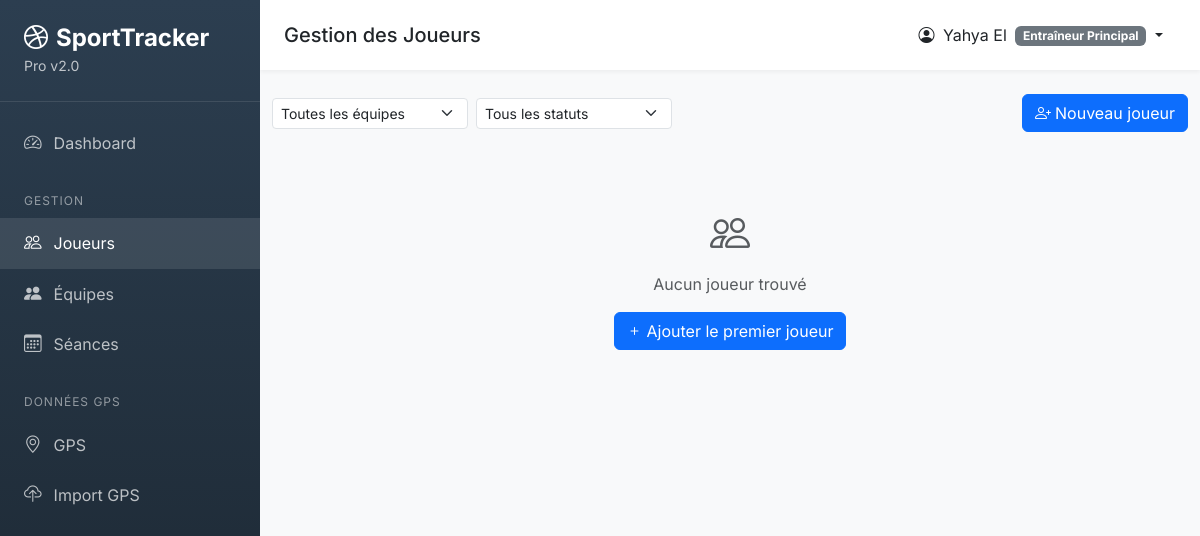
/players/ (signed in), run on an earlier commit of the app's database.
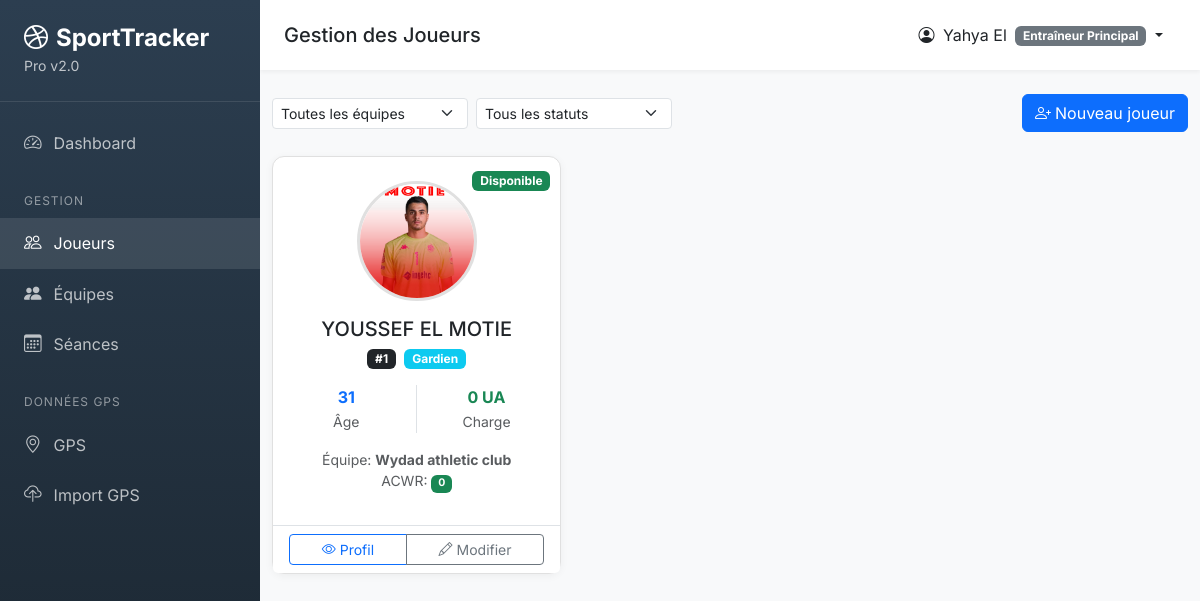
And on a later commit of the database.
### app/models.py (models this page shows, shortened)
class User(db.Model):
    __tablename__ = 'user'
    id = db.Column(db.Integer, primary_key=True)
    email = db.Column(db.String(120), unique=True, nullable=False)
    password_hash = db.Column(db.String(256), nullable=True)  # Nullable pour joueurs
    first_name = db.Column(db.String(50), nullable=False)
    last_name = db.Column(db.String(50), nullable=False)
    role = db.Column(db.String(30), nullable=False, default='coach')
    phone = db.Column(db.String(20))
    is_active = db.Column(db.Boolean, default=True)
    player_id = db.Column(db.Integer, db.ForeignKey('player.id'), nullable=True)
    created_at = db.Column(db.DateTime, default=datetime.utcnow)
    last_login = db.Column(db.DateTime)
    player = db.relationship('Player', backref='user_account', foreign_keys=[player_id])
    @property
    def is_authenticated(self):
        return True
    ROLES = {
        'admin': 'Administrateur',
        'coach': 'Entraîneur Principal',
        'assistant': 'Entraîneur Adjoint',
        'preparateur': 'Préparateur Physique',
        'medical': 'Staff Médical',
        'analyst': 'Analyste',
        'player': 'Joueur',
        'dirigeant': 'Dirigeant'
    }
    @property
    def full_name(self):
        return f"{self.first_name} {self.last_name}"
    @property
    def role_display(self):
        return self.ROLES.get(self.role, self.role)

class Player(db.Model):
    __tablename__ = 'player'
    id = db.Column(db.Integer, primary_key=True)
    first_name = db.Column(db.String(50), nullable=False)
    last_name = db.Column(db.String(50), nullable=False)
    date_of_birth = db.Column(db.Date, nullable=False)
    position = db.Column(db.String(30), nullable=False)
    jersey_number = db.Column(db.Integer)
    dominant_foot = db.Column(db.String(10))  # Droit, Gauche, Ambidextre
    height = db.Column(db.Float)  # en cm
    weight = db.Column(db.Float)  # en kg
    status = db.Column(db.String(30), default='Disponible')
    team_id = db.Column(db.Integer, db.ForeignKey('team.id'))
    photo_url = db.Column(db.String(255))
    phone = db.Column(db.String(20))
    email = db.Column(db.String(120))
    hr_max = db.Column(db.Integer)  # FC max mesurée
    vma = db.Column(db.Float)  # VMA en km/h
    notes = db.Column(db.Text)
    created_at = db.Column(db.DateTime, default=datetime.utcnow)
    updated_at = db.Column(db.DateTime, default=datetime.utcnow, onupdate=datetime.utcnow)
    sessions = db.relationship('TrainingSession', secondary=player_session,
                               backref=db.backref('players', lazy='dynamic'))
    results = db.relationship('TrainingResult', backref='player', lazy='dynamic',
                              cascade='all, delete-orphan')
    gps_data = db.relationship('GPSData', backref='player', lazy='dynamic',
                               cascade='all, delete-orphan')
    injuries = db.relationship('Injury', backref='player', lazy='dynamic',
                               cascade='all, delete-orphan')
    wellness_records = db.relationship('WellnessRecord', backref='player', lazy='dynamic',
                                       cascade='all, delete-orphan')
    POSITIONS = ['Gardien', 'Défenseur', 'Milieu', 'Attaquant']
    STATUSES = ['Disponible', 'Blessé', 'Fatigué', 'En récupération', 'En rééducation', 'Suspendu']
    @property
    def full_name(self):
        return f"{self.first_name} {self.last_name}"
    @property
    def age(self):
        today = date.today()
        return today.year - self.date_of_birth.year - (
            (today.month, today.day) < (self.date_of_birth.month, self.date_of_birth.day)
        )
    def get_weekly_load(self, week_start=None):
        if week_start is None:
            week_start = date.today() - timedelta(days=date.today().weekday())
        week_end = week_start + timedelta(days=7)
        results = TrainingResult.query.join(TrainingSession).filter(
            TrainingResult.player_id == self.id,
            TrainingSession.date >= week_start,
            TrainingSession.date < week_end
        ).all()
        return sum(r.training_load or 0 for r in results)
    def get_chronic_load(self, end_date=None, weeks=4):
        if end_date is None:
            end_date = date.today()
        total_load = 0
        for i in range(weeks):
            week_start = end_date - timedelta(days=7 * (i + 1))
            total_load += self.get_weekly_load(week_start)
        return total_load / weeks
    def get_acwr(self):
        acute = self.get_weekly_load()
        chronic = self.get_chronic_load()
        if chronic > 0:
            return round(acute / chronic, 2)
        return 0

class Team(db.Model):
    __tablename__ = 'team'
    id = db.Column(db.Integer, primary_key=True)
    name = db.Column(db.String(100), nullable=False, unique=True)
    description = db.Column(db.Text)
    category = db.Column(db.String(30))  # Seniors, U19, U17, etc.
    target_weekly_load = db.Column(db.Float, default=400)
    max_weekly_load = db.Column(db.Float, default=600)
    created_at = db.Column(db.DateTime, default=datetime.utcnow)
    updated_at = db.Column(db.DateTime, default=datetime.utcnow, onupdate=datetime.utcnow)
    players = db.relationship('Player', backref='team', lazy='dynamic')
    sessions = db.relationship('TrainingSession', backref='team', lazy='dynamic')

### app/routes/players.py (the view)
@players_bp.route('/')
@login_required
def list_players():
    team_id = request.args.get('team_id', type=int)
    status = request.args.get('status')
    position = request.args.get('position')
    query = Player.query
    if team_id:
        query = query.filter_by(team_id=team_id)
    if status:
        query = query.filter_by(status=status)
    if position:
        query = query.filter_by(position=position)
    players = query.order_by(Player.last_name, Player.first_name).all()
    teams = Team.query.all()
    return render_template('coach/players/list.html',
                          players=players,
                          teams=teams)

### app/templates/coach/players/list.html (shortened to what this page needs)
{% extends "shared/base.html" %}
{% block page_title %}Gestion des Joueurs{% endblock %}
{% block content %}
<div class="d-flex justify-content-between align-items-center mb-4">
    <div class="d-flex gap-2" style="flex: 1; max-width: 400px;">
        <select class="form-select form-select-sm" id="teamFilter" onchange="filterPlayers()">
            <option value="">Toutes les équipes</option>
        </select>
        <select class="form-select form-select-sm" id="statusFilter" onchange="filterPlayers()">
            <option value="">Tous les statuts</option>
        </select>
    </div>
    <a href="{{ url_for('players.add_player') }}" class="btn btn-primary">
        <i class="bi bi-person-plus me-1"></i>Nouveau joueur
    </a>
</div>
{% if players %}
<div class="row g-4">
    {% for player in players %}
    <div class="col-md-6 col-lg-4">
        <div class="card player-card h-100 position-relative">
            <div class="status-badge">
                <span class="badge bg-{% if player.status == 'Disponible' %}success{% elif player.status == 'Blessé' %}danger{% else %}warning{% endif %}">
                    {{ player.status }}
                </span>
            </div>
            <div class="card-body text-center pt-4">
                {% if player.photo_url %}
                <img src="/uploads/{{ player.photo_url }}"
                     alt="{{ player.full_name }}"
                     class="rounded-circle mb-3 player-photo">
                {% else %}
                <div class="rounded-circle mb-3 player-initials">
                    <span>{{ player.first_name[0] }}{{ player.last_name[0] }}</span>
                </div>
                {% endif %}
                <h5 class="card-title mb-1">{{ player.full_name }}</h5>
                <div class="mb-3">
                    {% if player.jersey_number %}
                    <span class="badge bg-dark me-1">#{{ player.jersey_number }}</span>
                    {% endif %}
                    <span class="badge bg-info">{{ player.position }}</span>
                </div>
                <div class="row text-center mb-3">
                    <div class="col-6 border-end">
                        <div class="fw-bold text-primary">{{ player.age }}</div>
                        <small class="text-muted">Âge</small>
                    </div>
                    <div class="col-6">
                        <div class="fw-bold text-success">{{ "%.0f"|format(player.get_weekly_load()) }} UA</div>
                        <small class="text-muted">Charge</small>
                    </div>
                </div>
                <div class="mb-3">
                    <small class="text-muted d-block">Équipe: <strong>{{ player.team.name if player.team else '-' }}</strong></small>
                    {% set acwr = player.get_acwr() %}
                    <small class="text-muted d-block">
                        ACWR:
                        <span class="badge bg-{% if acwr > 1.5 %}danger{% elif acwr > 1.3 %}warning{% else %}success{% endif %}">
                            {{ acwr }}
                        </span>
                    </small>
                </div>
            </div>
            <div class="card-footer bg-white border-top">
                <div class="btn-group w-100" role="group">
                    <a href="{{ url_for('players.view_player', id=player.id) }}" class="btn btn-outline-primary btn-sm" title="Voir le profil">
                        <i class="bi bi-eye"></i> Profil
                    </a>
                    <a href="{{ url_for('players.edit_player', id=player.id) }}" class="btn btn-outline-secondary btn-sm" title="Modifier">
                        <i class="bi bi-pencil"></i> Modifier
                    </a>
                </div>
            </div>
        </div>
    </div>
    {% endfor %}
</div>
{% else %}
        <div class="text-center py-5">
            <i class="bi bi-people text-muted fs-1"></i>
            <p class="mt-2 text-muted">Aucun joueur trouvé</p>
            <a href="{{ url_for('players.add_player') }}" class="btn btn-primary">
                <i class="bi bi-plus me-1"></i>Ajouter le premier joueur
            </a>
        </div>
        {% endif %}
    </div>
{% endblock %}

### app/templates/shared/base.html (shortened to what this page needs)
<!DOCTYPE html>
<html lang="fr">
<head>
    <link href="https://cdn.jsdelivr.net/npm/bootstrap@5.3.2/dist/css/bootstrap.min.css" rel="stylesheet">
    <link href="https://cdn.jsdelivr.net/npm/bootstrap-icons@1.11.1/font/bootstrap-icons.css" rel="stylesheet">
</head>
<body>
    {% if current_user.is_authenticated %}
    <aside class="sidebar" id="sidebar">
        <div class="sidebar-brand">
            <h4><i class="bi bi-dribbble me-2"></i>SportTracker</h4>
            <small>Pro v2.0</small>
        </div>
        <nav class="sidebar-nav">
            {% if current_user.role == 'player' %}
            <a class="nav-link {% if request.endpoint == 'player_portal.dashboard' %}active{% endif %}"
               href="{{ url_for('player_portal.dashboard') }}">
                <i class="bi bi-speedometer2"></i> Mon Dashboard
            </a>
            <a class="nav-link {% if request.endpoint == 'player_portal.schedule' %}active{% endif %}"
               href="{{ url_for('player_portal.schedule') }}">
                <i class="bi bi-calendar-week"></i> Mon Planning
            </a>
            <a class="nav-link {% if request.endpoint == 'player_portal.performances' %}active{% endif %}"
               href="{{ url_for('player_portal.performances') }}">
                <i class="bi bi-graph-up"></i> Mes Performances
            </a>
            <a class="nav-link {% if request.endpoint == 'player_portal.wellness' %}active{% endif %}"
               href="{{ url_for('player_portal.wellness') }}">
                <i class="bi bi-heart-pulse"></i> Mon Bien-être
            </a>
            <a class="nav-link {% if request.endpoint == 'player_portal.profile' %}active{% endif %}"
               href="{{ url_for('player_portal.profile') }}">
                <i class="bi bi-person"></i> Mon Profil
            </a>
            {% else %}
            <a class="nav-link {% if request.endpoint == 'dashboard.index' or request.endpoint == 'dashboard.coach' %}active{% endif %}"
               href="{{ url_for('dashboard.index') }}">
                <i class="bi bi-speedometer2"></i> Dashboard
            </a>
            <div class="sidebar-section">Gestion</div>
            <a class="nav-link {% if 'players' in request.endpoint %}active{% endif %}"
               href="{{ url_for('players.list_players') }}">
                <i class="bi bi-people"></i> Joueurs
            </a>
            <a class="nav-link {% if 'teams' in request.endpoint %}active{% endif %}"
               href="{{ url_for('teams.list_teams') }}">
                <i class="bi bi-people-fill"></i> Équipes
            </a>
            <a class="nav-link {% if 'sessions' in request.endpoint %}active{% endif %}"
               href="{{ url_for('sessions.calendar') }}">
                <i class="bi bi-calendar3"></i> Séances
            </a>
            <div class="sidebar-section">Données GPS</div>
            <a class="nav-link {% if request.endpoint == 'gps.index' %}active{% endif %}"
               href="{{ url_for('gps.index') }}">
                <i class="bi bi-geo-alt"></i> GPS
            </a>
            <a class="nav-link {% if request.endpoint == 'gps.upload' %}active{% endif %}"
               href="{{ url_for('gps.upload') }}">
                <i class="bi bi-cloud-upload"></i> Import GPS
            </a>
            {% endif %}
        </nav>
    </aside>
    <main class="main-content">
        <nav class="top-navbar">
            <div class="d-flex align-items-center">
                <h5 class="mb-0">{% block page_title %}Dashboard{% endblock %}</h5>
            </div>
            <div class="d-flex align-items-center">
                <div class="dropdown">
                    <button class="btn btn-link text-dark dropdown-toggle text-decoration-none"
                            data-bs-toggle="dropdown">
                        <i class="bi bi-person-circle me-1"></i>
                        {{ current_user.full_name }}
                        <span class="badge bg-secondary ms-1">{{ current_user.role_display }}</span>
                    </button>
                </div>
            </div>
        </nav>
        <div class="container-fluid py-4">
            {% block content %}{% endblock %}
    </main>
    {% else %}
    {% block public_content %}{% endblock %}
    {% endif %}
</body>
</html>

### app/templates/shared/base.html (style rules this page uses)
:root { --primary-color: #2C3E50; --secondary-color: #3498DB; --success-color: #27AE60; --warning-color: #F39C12; --danger-color: #E74C3C; --sidebar-width: 260px; }
body { font-family: 'Inter', sans-serif; background-color: #f8f9fa; }
.sidebar { position: fixed; top: 0; left: 0; height: 100vh; width: var(--sidebar-width); background: linear-gradient(180deg, var(--primary-color) 0%, #1a252f 100%); color: white; z-index: 1000; transition: transform 0.3s ease; }
.sidebar-brand { padding: 1.5rem; border-bottom: 1px solid rgba(255,255,255,0.1); }
.sidebar-brand h4 { margin: 0; font-weight: 700; }
.sidebar-brand small { opacity: 0.7; }
.sidebar-nav { padding: 1rem 0; }
.sidebar-nav .nav-link { color: rgba(255,255,255,0.7); padding: 0.75rem 1.5rem; display: flex; align-items: center; transition: all 0.2s; }
.sidebar-nav .nav-link:hover, .sidebar-nav .nav-link.active { color: white; background: rgba(255,255,255,0.1); }
.sidebar-nav .nav-link i { margin-right: 0.75rem; font-size: 1.1rem; }
.sidebar-section { padding: 0.5rem 1.5rem; font-size: 0.75rem; text-transform: uppercase; letter-spacing: 1px; opacity: 0.5; margin-top: 1rem; }
.main-content { margin-left: var(--sidebar-width); min-height: 100vh; }
.top-navbar { background: white; padding: 1rem 1.5rem; box-shadow: 0 2px 4px rgba(0,0,0,0.05); display: flex; justify-content: space-between; align-items: center; }
.card { border: none; border-radius: 12px; box-shadow: 0 2px 8px rgba(0,0,0,0.05); }

### app/templates/coach/players/list.html (style rules this page uses)
.player-card { transition: all 0.3s ease; border: 1px solid #e0e0e0; cursor: pointer; position: relative; }
.player-photo { width: 120px; height: 120px; object-fit: cover; border: 3px solid #e0e0e0; }
.status-badge { position: absolute; top: 10px; right: 10px; }

What changed in the data, as far as the page shows it:
added Player: status "Disponible", photo_url (picture), full_name "YOUSSEF EL MOTIE", jersey_number "1", position "Gardien", age "31", get_weekly_load "0", team "Wydad athletic club", acwr "0"
Also different on the page:
text no longer shown: "Aucun joueur trouvé Ajouter le premier joueur"
